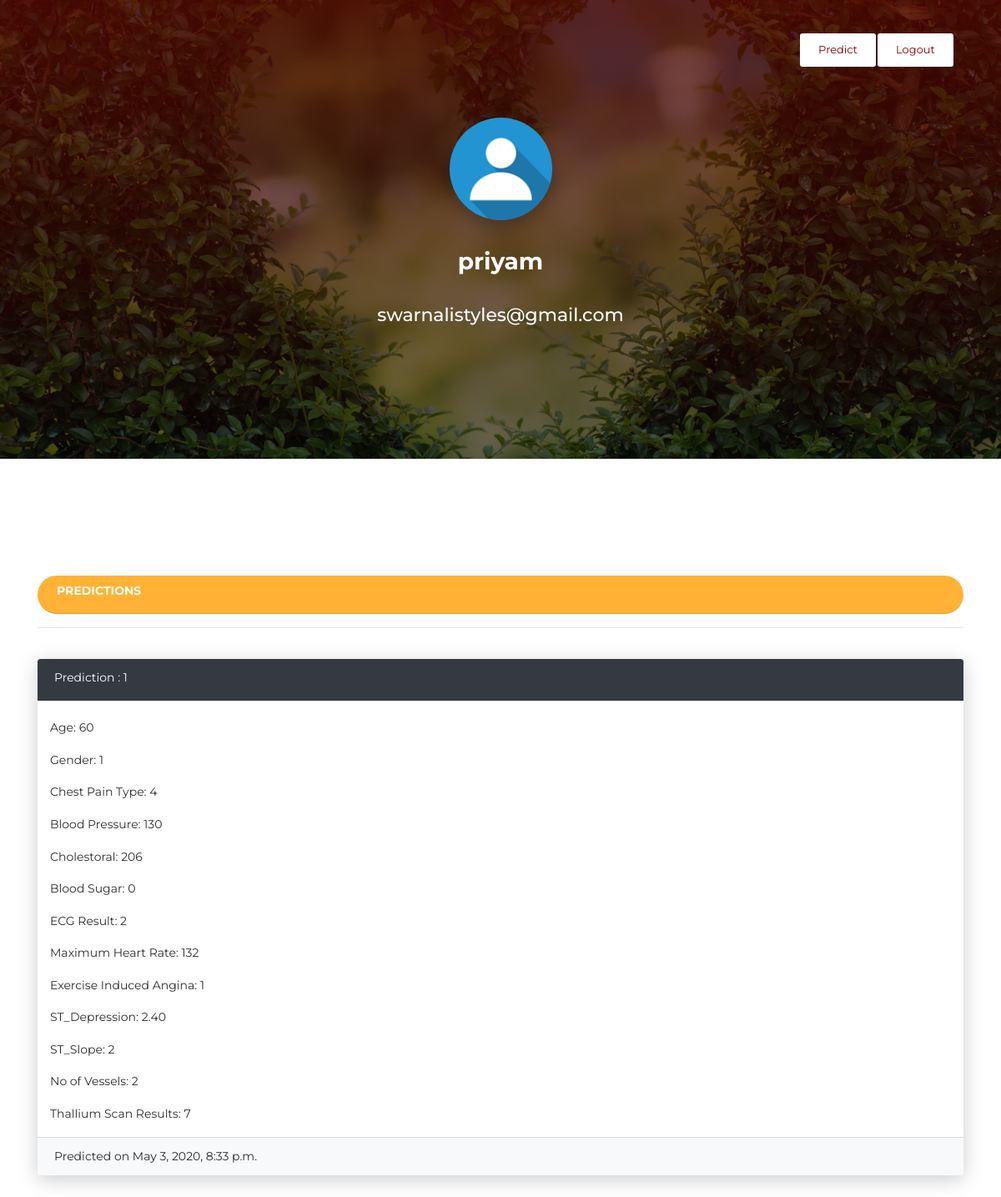
/accounts/profile/12/ (signed in), run on the app's committed database.
### accounts/models.py (models this page shows, shortened)
class UserProfileInfo(models.Model):
    user = models.OneToOneField(User, on_delete=models.CASCADE, related_name='profile')
    profile_pic = models.ImageField(upload_to='profile_pics', default="1.jpg")

### predict_risk/models.py (models this page shows, shortened)
class Predictions(models.Model):
    profile = models.ForeignKey(UserProfileInfo, on_delete=models.CASCADE, related_name='predict')
    age = models.IntegerField()
    sex = models.IntegerField(choices=sex_choices, default=0)
    cp = models.IntegerField(choices=cp_choice,default=0)
    resting_bp = models.IntegerField()
    serum_cholesterol = models.IntegerField()
    fasting_blood_sugar = models.IntegerField(choices=fasting_blood_sugar_choices,default=0)
    resting_ecg = models.IntegerField(choices=resting_ecg_choices,default=0)
    max_heart_rate = models.IntegerField()
    exercise_induced_angina = models.IntegerField(choices=exercise_induced_angina_choices,default=0)
    st_depression = models.DecimalField(max_digits=4, decimal_places=2)
    st_slope = models.IntegerField(choices=st_slope_choices)
    number_of_vessels = models.IntegerField(choices=number_of_vessels_choices)
    thallium_scan_results = models.IntegerField(choices=thallium_scan_results_choices)
    predicted_on = models.DateTimeField(default=timezone.now)
    num=models.IntegerField()

### accounts/views.py (the view)
# urls.py: url(r'^profile/(?P<pk>\d+)/$', views.ProfileDetailView.as_view(), name='profile'),
class ProfileDetailView(LoginRequiredMixin, DetailView):
    login_url = '/'
    redirect_field_name = '/'
    model = UserProfileInfo
    template_name = 'accounts/profileview.html'
    def get_context_data(self, **kwargs):
        if self.request.session.has_key('user_id'):
            u_id = self.request.session['user_id']
            context = super(ProfileDetailView, self).get_context_data(**kwargs)
            context['user_id'] = u_id
        return context

### accounts/templates/accounts/profileview.html (shortened to what this page needs)
<!DOCTYPE html>
{% load static %}
<html lang="en">
<head>
    <link rel="stylesheet" href="https://maxcdn.bootstrapcdn.com/font-awesome/latest/css/font-awesome.min.css" />
    <link href="{% static 'css/bootstrap.min.css' %}" rel="stylesheet" />
    <link href="{% static 'css/now-ui-kit.css' %}" rel="stylesheet" />
</head>
<body class="profile-page sidebar-collapse">
 <nav class="navbar navbar-expand-lg bg-primary fixed-top navbar-transparent" color-on-scroll="400" >
        <div class="container">
            <div class="collapse navbar-collapse justify-content-end" id="navigation" data-nav-image="">
                <ul class="nav nav-tabs" data-tabs="tabs">
                    <li class="nav-item">
                        <a href="{% url 'predict:predict' pk=user_id %}" class="btn btn-neutral">Predict</a>
                    </li>
                    <li class="nav-item">
                      <a href="{% url 'accounts:logout'%}"  class="btn btn-neutral">Logout</a>
                    </li>
                </ul>
            </div>
        </div>
    </nav>
    <div class="wrapper">
        <div class="page-header page-header-small" filter-color="orange" style="max-height: 100px;">
            <div class="page-header-image" data-parallax="true" style="background-image: url('{% static 'images/heart_leaves.jpg' %}'); ">
            </div>
            <div class="container">
                <div class="content-center">
                    <div class="photo-container">
                        <img src="{{userprofileinfo.profile_pic.url}}" />
                    </div>
                    <h3 class="title">{{ userprofileinfo.user.username }}</h3>
                    <p class="h5">{{ userprofileinfo.user.email }}</p>
                    </div>
                </div>
            </div>
        </div>
    <div class="section">
    </div>
    <div class="container">
    <div class="card-header bg-warning btn-round text-white"> <h6>Predictions</h6> </div>
        <hr>
        {% for pred in userprofileinfo.predict.all  %}
            <br>
             <div class="card card-login" style="width: 100%">
                    <div class="card-header bg-dark text-white" style="height: 50px;"> Prediction : {{ pred.num|safe}}
                    </div>
                    <div class="container">
                        <br>
                        <p>Age: {{pred.age}}</p>
                        <p>Gender: {{pred.sex}}</p>
                        <p>Chest Pain Type: {{pred.cp}}</p>
                        <p>Blood Pressure: {{pred.resting_bp}}</p>
                        <p>Cholestoral: {{pred.serum_cholesterol}}</p>
                        <p>Blood Sugar: {{pred.fasting_blood_sugar}}</p>
                        <p>ECG Result: {{pred.resting_ecg}}</p>
                        <p>Maximum Heart Rate: {{pred.max_heart_rate}}</p>
                        <p>Exercise Induced Angina: {{pred.exercise_induced_angina}}</p>
                        <p>ST_Depression: {{pred.st_depression}}</p>
                        <p>ST_Slope: {{pred.st_slope}}</p>
                        <p>No of Vessels: {{pred.number_of_vessels}}</p>
                        <p>Thallium Scan Results: {{pred.thallium_scan_results}}</p>
                    </div>
                    <div class="card-footer bg-light" >Predicted on {{ pred.predicted_on }}</div>
            </div>
            <br>
        {% endfor %}
    </div>
</body>
</html>

### data on the page
UserProfileInfo: profile_pic (picture), user.username "priyam", user.email "swarnalistyles@gmail.com"
Predictions: num "1", age "60", sex "1", cp "4", resting_bp "130", serum_cholesterol "206", fasting_blood_sugar "0", resting_ecg "2", max_heart_rate "132", exercise_induced_angina "1", st_depression "2.40", st_slope "2", number_of_vessels "2", thallium_scan_results "7", predicted_on "May 3, 2020, 8:33 p.m."
